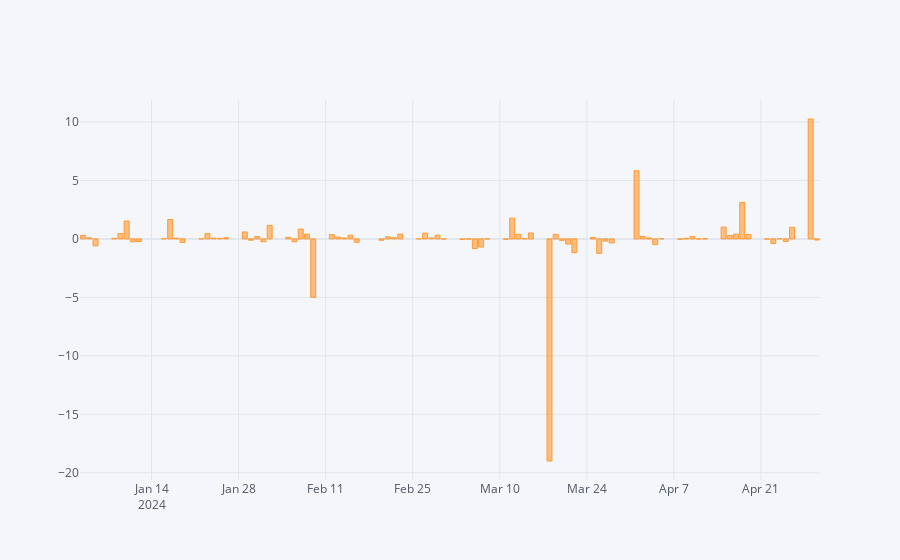

Here is the notebook cell this chart was saved with:
### Markdown cell above
#### 7) What has the observable (realized) $ delta of this portfolio been YTD?

### Code cell
pd.options.display.float_format = "{:0,.2f}".format

positions = {
    'LVWR/WS': ['LVWR', 'LVWR/WS', 1e6],
    'TLSIW': ['TLSI', 'TLSIW', 1e6],
    'AFRIW': ['AFRI', 'AFRIW', 1e6],
    'CLBTW': ['CLBT', 'CLBTW', 1e6],
    'GRND/WS': ['GRND', 'GRND/WS', 1e6],
}

results = {}

port_stocks = port_warrants = pd.DataFrame()

for name, pos in positions.items():
        
    u_tkr = pos[0]
    w_tkr = pos[1]
    w_qty = pos[2]
    
    df_wrt = load_warrant_static_data(w_tkr)
    expiry = pd.to_datetime(df_wrt['Expiry'], format='%m/%d/%Y', errors='coerce').iloc[0].date()
    strike = pd.to_numeric(df_wrt['Strike'], errors='coerce').iloc[0]
    years_to_expiry = (expiry - u_date).days / 365
    
    df_und = load_stock_historical_prices(u_tkr)
    u_date = pd.to_datetime(df_und.iloc[[-1]].index.values[0]).date()
    u_price = df_und.iloc[-1,0]
    
    #estimate implied vol using realized volatility of stock
    df_und['return'] = np.log(df_und[u_tkr+'_price'] / df_und[u_tkr+'_price'].shift(1))
    iv = df_und['return'].dropna().std()*np.sqrt(252)
    
    d = bs_delta(u_price, strike, r=0.055, q=0, T=years_to_expiry, sigma=iv, option_type='C')
    ratio, w, u = calculate_realized_delta(w_tkr, u_tkr)
    
    results[name] = [
        
        expiry,
        strike,
        d,
        ratio.mean()
    ]
    
    port_stocks = pd.concat([port_stocks, load_stock_historical_prices(u_tkr)], axis=1)
    port_warrants = pd.concat([port_warrants, load_warrant_historical_prices(w_tkr)], axis=1)

port = pd.DataFrame.from_dict(results, orient='index', columns=['expiry', 'strike', 'bs_delta', 'avg_ratio'])

port_stocks.fillna(method='ffill', inplace=True)
port_warrants.fillna(method='ffill', inplace=True)

port_stocks['port_stocks_price'] = calculate_geometric_mean(port_stocks)
port_warrants['port_warrants_price'] = calculate_geometric_mean(port_warrants)

ratio, w, u = calculate_ex_post_delta(port_warrants[['port_warrants_price']], port_stocks[['port_stocks_price']])

display(port)

print(f"average ex-post delta: {ratio.mean():0.2f}")
ratio.iplot(kind='bar')

### Figure 1 — Plotly figure (JSON) as saved in the notebook; plotly's stock layout.template omitted (floating-point values rounded to 4 significant figures)
{"data": [{"marker": {"color": "rgba(255, 153, 51, 0.6)", "line": {"color": "rgba(255, 153, 51, 1.0)", "width": 1}}, "name": "change_ratio", "orientation": "v", "text": "", "type": "bar", "x": ["2024-01-03", "2024-01-04", "2024-01-05", "2024-01-08", "2024-01-09", "2024-01-10", "2024-01-11", "2024-01-12", "2024-01-16", "2024-01-17", "2024-01-18", "2024-01-19", "2024-01-22", "2024-01-23", "2024-01-24", "2024-01-25", "2024-01-26", "2024-01-29", "2024-01-30", "2024-01-31", "2024-02-01", "2024-02-02", "2024-02-05", "2024-02-06", "2024-02-07", "2024-02-08", "2024-02-09", "2024-02-12", "2024-02-13", "2024-02-14", "2024-02-15", "2024-02-16", "2024-02-20", "2024-02-21", "2024-02-22", "2024-02-23", "2024-02-26", "2024-02-27", "2024-02-28", "2024-02-29", "2024-03-01", "2024-03-04", "2024-03-05", "2024-03-06", "2024-03-07", "2024-03-08", "2024-03-11", "2024-03-12", "2024-03-13", "2024-03-14", "2024-03-15", "2024-03-18", "2024-03-19", "2024-03-20", "2024-03-21", "2024-03-22", "2024-03-25", "2024-03-26", "2024-03-27", "2024-03-28", "2024-04-01", "2024-04-02", "2024-04-03", "2024-04-04", "2024-04-05", "2024-04-08", "2024-04-09", "2024-04-10", "2024-04-11", "2024-04-12", "2024-04-15", "2024-04-16", "2024-04-17", "2024-04-18", "2024-04-19", "2024-04-22", "2024-04-23", "2024-04-24", "2024-04-25", "2024-04-26", "2024-04-29", "2024-04-30"], "y": [0.3019, 0.09214, -0.5965, 0.04673, 0.4537, 1.523, -0.251, -0.2265, 0.01304, 1.652, 0.06138, -0.2978, 0.01103, 0.455, 0.07109, 0.0447, 0.09806, 0.5935, -0.1112, 0.2011, -0.2447, 1.158, 0.1321, -0.2466, 0.8382, 0.4032, -4.993, 0.3618, 0.1563, 0.07567, 0.3085, -0.287, -0.1183, 0.1748, 0.09846, 0.4065, -0.001768, 0.4914, 0.07967, 0.3162, -0.0111, -0.04856, -0.003296, -0.8306, -0.6965, -0.004082, -0.03332, 1.768, 0.3928, 0.01121, 0.5016, -18.99, 0.3842, -0.1241, -0.4393, -1.176, 0.1175, -1.244, -0.1893, -0.3486, 5.826, 0.2074, 0.08351, -0.4874, 0.01777, -0.03718, 0.05381, 0.1896, -0.00312, 0.01009, 1.012, 0.2919, 0.4079, 3.117, 0.3734, -0.02154, -0.392, 0.01255, -0.217, 0.9913, 10.25, -0.09614]}], "layout": {"legend": {"bgcolor": "#F5F6F9", "font": {"color": "#4D5663"}}, "paper_bgcolor": "#F5F6F9", "plot_bgcolor": "#F5F6F9", "title": {"font": {"color": "#4D5663"}}, "xaxis": {"gridcolor": "#E1E5ED", "showgrid": true, "tickfont": {"color": "#4D5663"}, "title": {"font": {"color": "#4D5663"}, "text": ""}, "zerolinecolor": "#E1E5ED"}, "yaxis": {"gridcolor": "#E1E5ED", "showgrid": true, "tickfont": {"color": "#4D5663"}, "title": {"font": {"color": "#4D5663"}, "text": ""}, "zerolinecolor": "#E1E5ED"}}}
